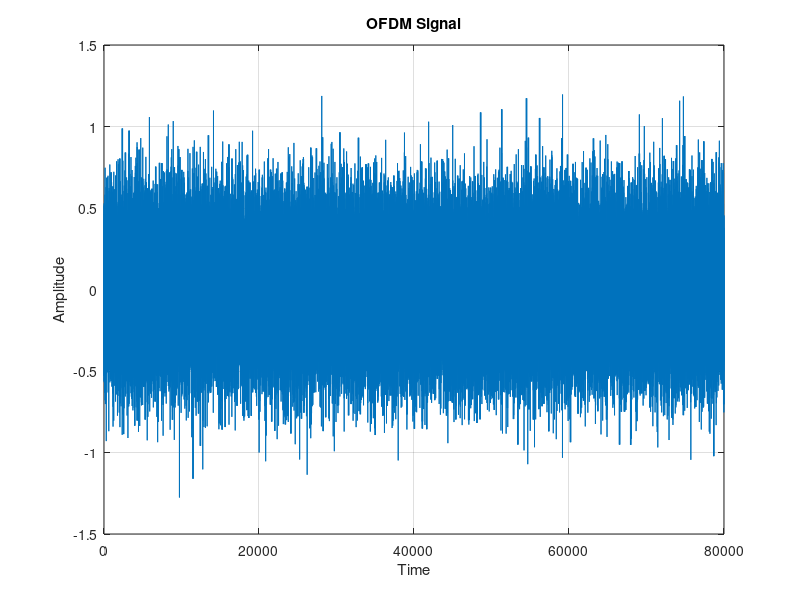

The MATLAB source for this figure: (Note: this script raises an error after producing the figure.)
% Configuration Parameters

%% Setting Parameters
Subcarriers = 64;  % total number of subcarrier (IFFT length equal to Subcarriers) N
M = 16;            % number of constellations 16-QAM
k = log2(M);       % number of bits per constellation m
numOfSym = 10^3;   % number of OFDM Symbols  ??????????
GI = 1/4;          % Guard Interval or Cyclic Prefix, normaly 0.25 of the entire OFDM symbols 
snr = 15;          % Signal to noise ratio in dB



%% --------------------- TRANSMITER --------------------------------------
% Generate Data to be modulated on the subcarriers
TxData = randi([0,M-1], Subcarriers, numOfSym); %Matrix of Subcareer x numOfsym filled with nrandom nums from 1 to M-1(15)                            
 
% Implement QAM modulation
TxData_Modulated = qammod(TxData,M);
 
% Perform IFFT
TxData_IFFT = ifft(TxData_Modulated);
 
% Adding cyclic Prefix
TxData_GI = [TxData_IFFT((1-GI)*Subcarriers+1:end,:);TxData_IFFT];
 
% Plotting OFDM signal in time domain 
[row , col] = size(TxData_GI);
len = row*col; %for here is 80k
ofdm_signal = reshape(TxData_GI, 1, len); %returns 1 x 80,000 matrix with TxData_GI 's elemnts in that vector
figure(1);
plot(real(ofdm_signal)); 
xlabel('Time'); 
ylabel('Amplitude');
title('OFDM Signal');
grid on;


%% Channel
BER_vector = zeros(1,21);
i = 1;
for snr = -20:2:20
    rx_signal = awgn(TxData_GI ,snr,'measured');
    

    %% --------------------- RECEIVER ----------------------------------------
    
    % Cyclic Prefix  removal
    Recieve_GIremoved  =  rx_signal(GI*Subcarriers+1 : Subcarriers+GI*Subcarriers, :); 
     
    % FFT operation
    RecieveData_FFT = fft(Recieve_GIremoved);
    Signal_Magnitude = real(RecieveData_FFT);
    Signal_Phase = imag(RecieveData_FFT);
     
    % plot the received constellations for a specific subcarrier
    % figure(2)
    % subplot(5,4,i);
    n = 4; % selected subcarrier out of 64
    %scatterplot(RecieveData_FFT(n,:)); 
    %title('FFT Output 16-QAM');
     
    % Demodulation
    RecieveData = qamdemod(RecieveData_FFT,M);
     
    % Number of Bit Errors and Bit Error Rate computation
    [num , BER] = biterr(TxData, RecieveData);
    BER_vector(1,i) = BER;

    EbNoVec = snr - 10*log10(k); % in terms of energy per bit to noise power spectral density ratio (Eb/No)
    ber_theo(1, i) = berawgn(EbNoVec,'qam',M);

    i = i+1;
end

figure
semilogy(1:21, BER_vector,'-ok', 1:21, ber_theo);
grid;
ylabel('BER');
xlabel('SNR [dB]');
legend('AWGN-simulation', 'AWGN-theoretical');





